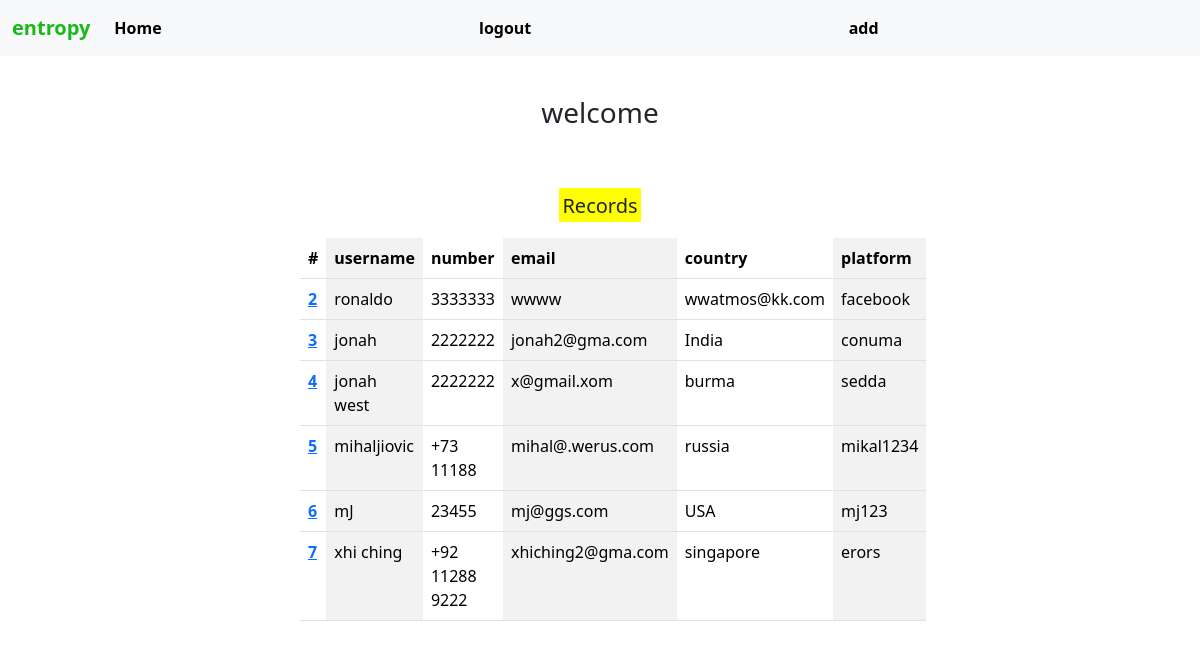
The app's page / (signed in), older data.
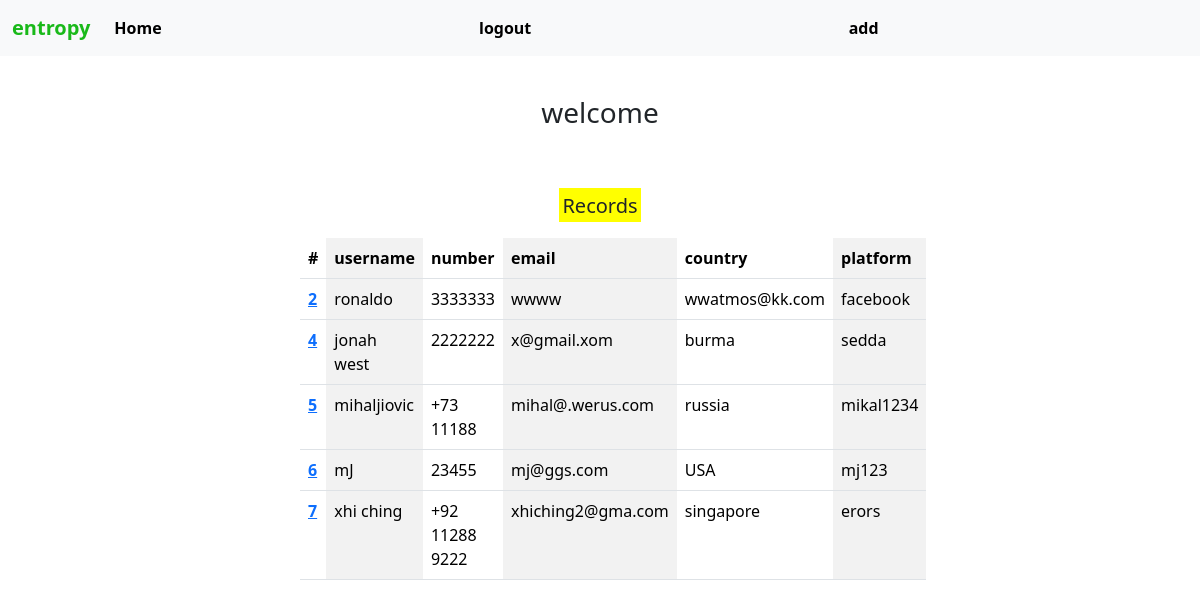
The same page, newer data.
### userapp/models.py (models this page shows, shortened)
class record(models.Model):
    username=models.CharField(max_length=20)
    number=models.CharField(max_length=20)
    email=models.CharField(max_length=20)
    country=models.CharField(max_length=20)
    platform=models.CharField(max_length=20)

### userapp/views.py (the view)
# urls.py: path('',views.home,name='home'),
def home(request):
    records=record.objects.all()
    if request.method == 'POST':
        username = request.POST.get('username')
        password = request.POST.get('password')
        user = authenticate(request, username=username, password=password)  # For debugging
        if user is not None:
            login(request, user)
            messages.success(request, "You're plugged in!")
            return redirect('home')
        else:
            messages.error(request, 'yo invalid data')
            return redirect('home')
    else:
        return render(request, 'home.html', {'records':records})

### userapp/templates/home.html (shortened to what this page needs)
{% extends 'base.html' %}
{% block content %}
{% if user.is_authenticated %}
<div class="col-md-6 offset-md-3">
    <h3 style="text-align: center;margin: 40px;">welcome</h3>
    <br/>
    <h5 style="text-align: center;margin-bottom: 20px;"><mark style="background-color: yellow;">Records</mark></h5>
    {% if records %}
    <table class="table table-striped-columns">
        <thead>
            <tr>
              <th scope="col">#</th>
              <th scope="col">username</th>
              <th scope="col">number</th>
              <th scope="col">email</th>
              <th scope="col">country</th>
              <th scope="col">platform</th>
            </tr>
          </thead>
          {% for record in records %}
          <tbody>
            <tr>
              <th scope="row"><a href="{% url 'customer' record.id %}">{{ record.id }}</a></th>
              <td> {{ record.username }}</td>
              <td>{{ record.number }}</td>
              <td>{{ record.email }}</td>
              <td>{{ record.country }}</td>
              <td>{{ record.platform }}</td>
            </tr>
          </tbody>
          {% endfor %}
    </table>
    {% endif %}
</div>
{% endif %}
</div>
{% endblock %}

Row changes from the older to the newer data that the page shows:
removed record: id "3", username "jonah", number "2222222", email "jonah2@gma.com", country "India", platform "conuma"
